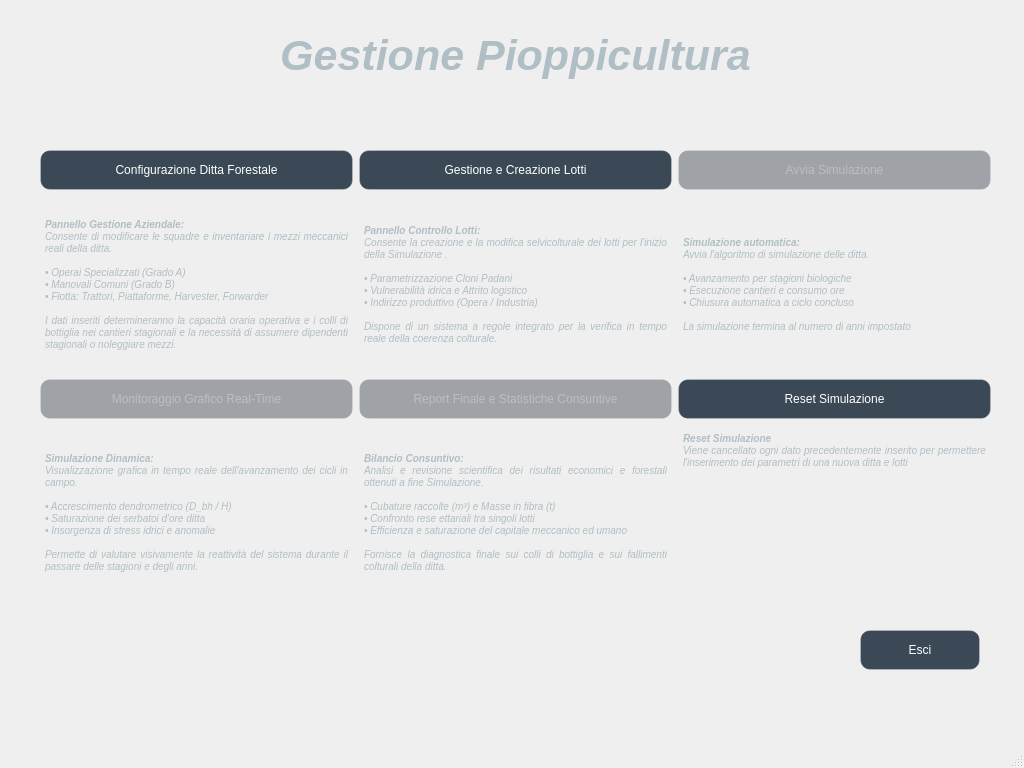
<?xml version="1.0" encoding="UTF-8"?>
<ui version="4.0">
 <class>MainWindow</class>
 <widget class="QMainWindow" name="MainWindow">
  <property name="enabled">
   <bool>true</bool>
  </property>
  <property name="geometry">
   <rect>
    <x>0</x>
    <y>0</y>
    <width>1024</width>
    <height>768</height>
   </rect>
  </property>
  <property name="minimumSize">
   <size>
    <width>1024</width>
    <height>768</height>
   </size>
  </property>
  <property name="windowTitle">
   <string>MainWindow</string>
  </property>
  <property name="styleSheet">
   <string notr="true"/>
  </property>
  <widget class="QWidget" name="centralwidget">
   <property name="minimumSize">
    <size>
     <width>1000</width>
     <height>700</height>
    </size>
   </property>
   <property name="styleSheet">
    <string notr="true">#centralwidget {
    border-image: url(:/sfondo_main.jpg) 0 0 0 0 stretch stretch;
}

/* Stile elegante per tutti i pulsanti dell'interfaccia */
QPushButton {
background-color: rgba(26, 42, 58, 0.85); /* Blu scuro semi-trasparente */
    color: white;                             /* Testo bianco */
    border: 1px solid rgba(255, 255, 255, 0.2);
    border-radius: 10px;
    padding: 12px;
    text-align: center;
}

/* Effetto quando si passa sopra con il mouse (Hover) */
QPushButton:hover {
    background-color: qlineargradient(
        x1: 0, y1: 0, 
        x2: 0, y2: 1,
        stop: 0 rgba(215, 235, 255, 0.9),  /* Azzurro chiarissimo e cristallino in alto */
        stop: 1 rgba(175, 210, 245, 0.9)   /* Azzurro pastello leggermente più profondo in basso */
    );
    border: 1px solid #0078d4;               /* Bordino azzurro istituzionale che definisce i contorni */
    color: #1a2a3a;
}

/* Effetto quando il pulsante viene cliccato */
QPushButton:pressed {
    background-color: rgba(230, 230, 230, 0.9);
}

/* Stile specifico per il tasto Esci */
QPushButton#btn_esci, QPushButton[text=&quot;Esci&quot;] {
    background-color: rgba(217, 83, 79, 0.85);
    color: white;
    border: 1px solid rgba(217, 83, 79, 0.5);
}

QPushButton#btn_esci:hover, QPushButton[text=&quot;Esci&quot;]:hover {
    background-color: rgba(217, 83, 79, 1.0);
}

QLabel#label_titolo {
    font-family: &quot;Georgia&quot;, &quot;Times New Roman&quot;, serif;
    font-size: 32pt;        /* Imposta la dimensione da titolo */
    font-weight: bold;      /* Rende il testo in grassetto */
    background: transparent;
    padding: 10px;
}

/* --- STATO DISABILITATO PER TUTTI I PULSANTI --- */
QPushButton:disabled {
    background-color: rgba(40, 50, 60, 0.4);   /* Grigio-blu molto scuro e quasi trasparente */
    color: rgba(255, 255, 255, 0.3);          /* Testo bianco fortemente opacizzato (spento) */
    border: 1px solid rgba(255, 255, 255, 0.1);/* Bordino quasi invisibile */
}

/* IMPORTANTE: Disattiviamo l'effetto hover quando il tasto è bloccato */
QPushButton:disabled:hover {
    background-color: rgba(40, 50, 60, 0.4);   /* Resta identico allo stato disabled */
    border: 1px solid rgba(255, 255, 255, 0.1);/* Nessun cambio di bordo */
    color: rgba(255, 255, 255, 0.3);          /* Il testo non si illumina */
}

QLabel {
    color: #b0bec5;
    font-size: 10px;
    font-style: italic;
    padding: 5px;
}</string>
   </property>
   <widget class="QPushButton" name="btn_esci">
    <property name="geometry">
     <rect>
      <x>860</x>
      <y>630</y>
      <width>120</width>
      <height>40</height>
     </rect>
    </property>
    <property name="minimumSize">
     <size>
      <width>120</width>
      <height>40</height>
     </size>
    </property>
    <property name="maximumSize">
     <size>
      <width>120</width>
      <height>40</height>
     </size>
    </property>
    <property name="text">
     <string>Esci</string>
    </property>
   </widget>
   <widget class="QLabel" name="label_titolo">
    <property name="geometry">
     <rect>
      <x>40</x>
      <y>10</y>
      <width>951</width>
      <height>91</height>
     </rect>
    </property>
    <property name="text">
     <string>Gestione Pioppicultura</string>
    </property>
    <property name="alignment">
     <set>Qt::AlignmentFlag::AlignCenter</set>
    </property>
   </widget>
   <widget class="QWidget" name="layoutWidget">
    <property name="geometry">
     <rect>
      <x>40</x>
      <y>150</y>
      <width>951</width>
      <height>451</height>
     </rect>
    </property>
    <layout class="QGridLayout" name="gridLayout" columnstretch="1,1,1">
     <item row="3" column="0">
      <widget class="QLabel" name="label">
       <property name="text">
        <string>&lt;html&gt;&lt;head/&gt;&lt;body&gt;&lt;p&gt;&lt;span style=&quot; font-weight:700;&quot;&gt;Pannello Gestione Aziendale:&lt;/span&gt;&lt;br/&gt;Consente di modificare le squadre e inventariare i mezzi meccanici reali della ditta.&lt;br/&gt;&lt;br/&gt;• Operai Specializzati (Grado A)&lt;br/&gt;• Manovali Comuni (Grado B)&lt;br/&gt;• Flotta: Trattori, Piattaforme, Harvester, Forwarder&lt;br/&gt;&lt;br/&gt;I dati inseriti determineranno la capacità oraria operativa e i colli di bottiglia nei cantieri stagionali e la necessità di assumere dipendenti stagionali o noleggiare mezzi.&lt;/p&gt;&lt;/body&gt;&lt;/html&gt;</string>
       </property>
       <property name="textFormat">
        <enum>Qt::TextFormat::RichText</enum>
       </property>
       <property name="alignment">
        <set>Qt::AlignmentFlag::AlignJustify|Qt::AlignmentFlag::AlignVCenter</set>
       </property>
       <property name="wordWrap">
        <bool>true</bool>
       </property>
      </widget>
     </item>
     <item row="0" column="1">
      <widget class="QPushButton" name="btn_gestione_lotti">
       <property name="sizePolicy">
        <sizepolicy hsizetype="Expanding" vsizetype="Fixed">
         <horstretch>0</horstretch>
         <verstretch>0</verstretch>
        </sizepolicy>
       </property>
       <property name="text">
        <string>Gestione e Creazione Lotti</string>
       </property>
       <property name="icon">
        <iconset theme="text-x-generic"/>
       </property>
       <property name="iconSize">
        <size>
         <width>32</width>
         <height>32</height>
        </size>
       </property>
      </widget>
     </item>
     <item row="5" column="1">
      <widget class="QLabel" name="label_5">
       <property name="text">
        <string>&lt;b&gt;Bilancio Consuntivo:&lt;/b&gt;&lt;br&gt;
Analisi e revisione scientifica dei risultati economici e forestali ottenuti a fine Simulazione.&lt;br&gt;&lt;br&gt;
• Cubature raccolte (m³) e Masse in fibra (t)&lt;br&gt;
• Confronto rese ettariali tra singoli lotti&lt;br&gt;
• Efficienza e saturazione del capitale meccanico ed umano&lt;br&gt;&lt;br&gt;
&lt;i&gt;Fornisce la diagnostica finale sui colli di bottiglia e sui fallimenti colturali della ditta.&lt;/i&gt;</string>
       </property>
       <property name="alignment">
        <set>Qt::AlignmentFlag::AlignJustify|Qt::AlignmentFlag::AlignVCenter</set>
       </property>
       <property name="wordWrap">
        <bool>true</bool>
       </property>
      </widget>
     </item>
     <item row="5" column="0">
      <widget class="QLabel" name="label_4">
       <property name="text">
        <string>&lt;b&gt;Simulazione Dinamica:&lt;/b&gt;&lt;br&gt;
Visualizzazione grafica in tempo reale dell'avanzamento dei cicli in campo.&lt;br&gt;&lt;br&gt;
• Accrescimento dendrometrico (D_bh / H)&lt;br&gt;
• Saturazione dei serbatoi d'ore ditta&lt;br&gt;
• Insorgenza di stress idrici e anomalie&lt;br&gt;&lt;br&gt;
&lt;i&gt;Permette di valutare visivamente la reattività del sistema durante il passare delle stagioni e degli anni.&lt;/i&gt;</string>
       </property>
       <property name="alignment">
        <set>Qt::AlignmentFlag::AlignJustify|Qt::AlignmentFlag::AlignVCenter</set>
       </property>
       <property name="wordWrap">
        <bool>true</bool>
       </property>
      </widget>
     </item>
     <item row="4" column="1">
      <widget class="QPushButton" name="btn_valutazioni">
       <property name="enabled">
        <bool>false</bool>
       </property>
       <property name="sizePolicy">
        <sizepolicy hsizetype="Expanding" vsizetype="Fixed">
         <horstretch>0</horstretch>
         <verstretch>0</verstretch>
        </sizepolicy>
       </property>
       <property name="text">
        <string>Report Finale e Statistiche Consuntive</string>
       </property>
       <property name="icon">
        <iconset theme="document-print"/>
       </property>
       <property name="iconSize">
        <size>
         <width>32</width>
         <height>32</height>
        </size>
       </property>
      </widget>
     </item>
     <item row="3" column="1">
      <widget class="QLabel" name="label_2">
       <property name="text">
        <string>&lt;html&gt;&lt;head/&gt;&lt;body&gt;&lt;p&gt;&lt;span style=&quot; font-weight:700;&quot;&gt;Pannello Controllo Lotti:&lt;/span&gt;&lt;br/&gt;Consente la creazione e la modifica selvicolturale dei lotti per l'inizio della Simulazione .&lt;br/&gt;&lt;br/&gt;• Parametrizzazione Cloni Padani&lt;br/&gt;• Vulnerabilità idrica e Attrito logistico&lt;br/&gt;• Indirizzo produttivo (Opera / Industria)&lt;br/&gt;&lt;br/&gt;Dispone di un sistema a regole integrato per la verifica in tempo reale della coerenza colturale.&lt;/p&gt;&lt;/body&gt;&lt;/html&gt;</string>
       </property>
       <property name="textFormat">
        <enum>Qt::TextFormat::RichText</enum>
       </property>
       <property name="alignment">
        <set>Qt::AlignmentFlag::AlignJustify|Qt::AlignmentFlag::AlignVCenter</set>
       </property>
       <property name="wordWrap">
        <bool>true</bool>
       </property>
      </widget>
     </item>
     <item row="0" column="0">
      <widget class="QPushButton" name="btn_gestione_ditta">
       <property name="sizePolicy">
        <sizepolicy hsizetype="Expanding" vsizetype="Fixed">
         <horstretch>0</horstretch>
         <verstretch>0</verstretch>
        </sizepolicy>
       </property>
       <property name="text">
        <string>Configurazione Ditta Forestale</string>
       </property>
       <property name="icon">
        <iconset theme="contact-new"/>
       </property>
       <property name="iconSize">
        <size>
         <width>32</width>
         <height>32</height>
        </size>
       </property>
      </widget>
     </item>
     <item row="4" column="0">
      <widget class="QPushButton" name="btn_monitoraggio">
       <property name="enabled">
        <bool>false</bool>
       </property>
       <property name="sizePolicy">
        <sizepolicy hsizetype="Expanding" vsizetype="Fixed">
         <horstretch>0</horstretch>
         <verstretch>0</verstretch>
        </sizepolicy>
       </property>
       <property name="text">
        <string>Monitoraggio Grafico Real-Time</string>
       </property>
       <property name="icon">
        <iconset theme="document-print"/>
       </property>
       <property name="iconSize">
        <size>
         <width>32</width>
         <height>32</height>
        </size>
       </property>
      </widget>
     </item>
     <item row="0" column="2">
      <widget class="QPushButton" name="btn_simulazione">
       <property name="enabled">
        <bool>false</bool>
       </property>
       <property name="sizePolicy">
        <sizepolicy hsizetype="Expanding" vsizetype="Fixed">
         <horstretch>0</horstretch>
         <verstretch>0</verstretch>
        </sizepolicy>
       </property>
       <property name="text">
        <string>Avvia Simulazione</string>
       </property>
       <property name="icon">
        <iconset theme="media-playback-start"/>
       </property>
       <property name="iconSize">
        <size>
         <width>32</width>
         <height>32</height>
        </size>
       </property>
      </widget>
     </item>
     <item row="3" column="2">
      <widget class="QLabel" name="label_3">
       <property name="text">
        <string>&lt;b&gt;Simulazione automatica:&lt;/b&gt;&lt;br&gt;
Avvia l'algoritmo di simulazione delle ditta.&lt;br&gt;&lt;br&gt;
• Avanzamento per stagioni biologiche&lt;br&gt;
• Esecuzione cantieri e consumo ore&lt;br&gt;
• Chiusura automatica a ciclo concluso &lt;br&gt;&lt;br&gt;
&lt;i&gt;La simulazione termina al numero di anni impostato&lt;/i&gt;</string>
       </property>
       <property name="alignment">
        <set>Qt::AlignmentFlag::AlignJustify|Qt::AlignmentFlag::AlignVCenter</set>
       </property>
       <property name="wordWrap">
        <bool>true</bool>
       </property>
      </widget>
     </item>
     <item row="4" column="2">
      <widget class="QPushButton" name="btn_reset">
       <property name="enabled">
        <bool>true</bool>
       </property>
       <property name="sizePolicy">
        <sizepolicy hsizetype="Expanding" vsizetype="Fixed">
         <horstretch>0</horstretch>
         <verstretch>0</verstretch>
        </sizepolicy>
       </property>
       <property name="text">
        <string>Reset Simulazione</string>
       </property>
       <property name="icon">
        <iconset theme="document-revert"/>
       </property>
       <property name="iconSize">
        <size>
         <width>32</width>
         <height>32</height>
        </size>
       </property>
      </widget>
     </item>
     <item row="5" column="2">
      <widget class="QLabel" name="label_6">
       <property name="text">
        <string>&lt;b&gt;Reset Simulazione&lt;/b&gt;&lt;br&gt;
Viene cancellato ogni dato precedentemente inserito per permettere l'inserimento dei parametri di una nuova ditta e lotti&lt;br&gt;&lt;br&gt;

</string>
       </property>
       <property name="alignment">
        <set>Qt::AlignmentFlag::AlignJustify|Qt::AlignmentFlag::AlignTop</set>
       </property>
       <property name="wordWrap">
        <bool>true</bool>
       </property>
      </widget>
     </item>
    </layout>
   </widget>
  </widget>
  <widget class="QMenuBar" name="menubar">
   <property name="geometry">
    <rect>
     <x>0</x>
     <y>0</y>
     <width>1024</width>
     <height>24</height>
    </rect>
   </property>
  </widget>
  <widget class="QStatusBar" name="statusbar"/>
 </widget>
 <resources/>
 <connections/>
</ui>
